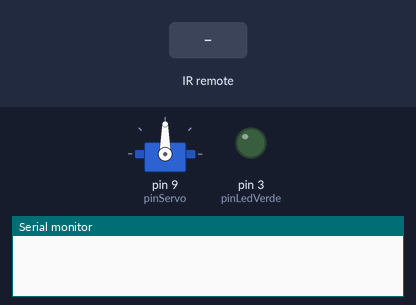
Bench run of a sketch on a simulated Arduino Uno, built with avr-gcc and run on an emulated ATmega328P. Shown: servo, output pins drawn as LEDs (lit = HIGH), the last lines printed to the serial monitor. The test bench sets the inputs (shaded band).

Above: at 2.2 s.
2.3 s: infrared code 0x8020D827 received
At 3.4 s:
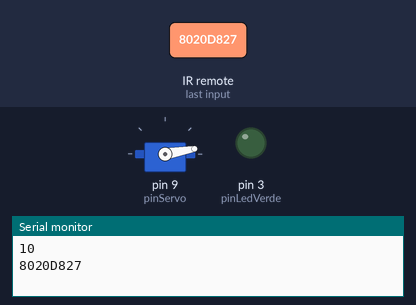
3.8 s: infrared code 0x802000FF received
At 4.5 s:
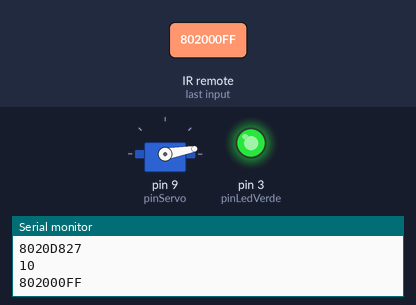
5.3 s: infrared code 0x8020D827 received
At 5.6 s:
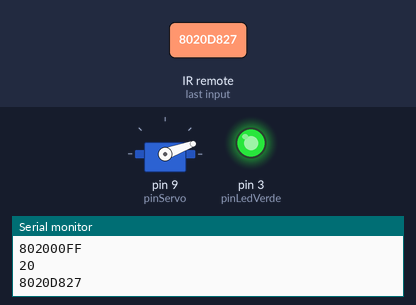
6.8 s: infrared code 0x802000FF received
At 7.9 s:
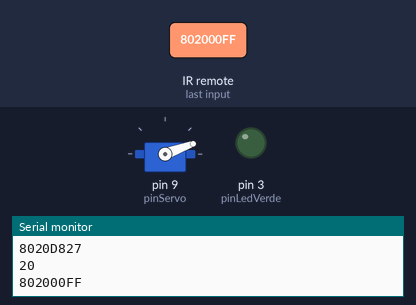
8.3 s: infrared code 0xFFFFFFFF received
At 9.1 s:
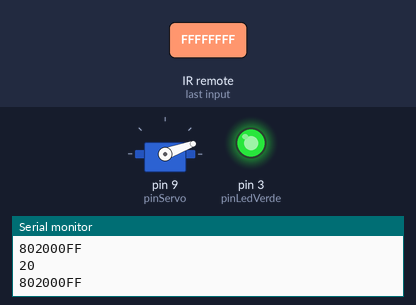
Timing chart, 0 to 10.8 s (numbered marks = the images above; inputs shaded):
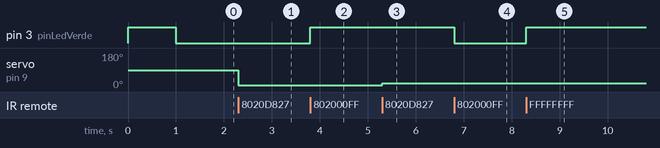

Measured:
- after the input at 2.3 s, servo on pin 9 (pinServo): 90° → 10° at once
- after the input at 3.8 s, pin 3 (pinLedVerde): LOW → HIGH at once
- after the input at 5.3 s, servo on pin 9 (pinServo): 10° → 20° at once
- after the input at 6.8 s, pin 3 (pinLedVerde): HIGH → LOW at once
- after the input at 8.3 s, pin 3 (pinLedVerde): LOW → HIGH at once

The sketch:

ReceptorIR.ino
```cpp
  #include <IRLibDecodeBase.h>
  #include <IRLibSendBase.h>
  #include <IRLib_P01_NEC.h>
  #include <IRLibCombo.h>
  #include <IRLibRecvPCI.h>
  #include <Servo.h>
  bool ledVerde = false;
  const int pinLedVerde=3;
  const int pinServo=9;
  int posicion=0;
  long codigoViejo=0;
  long codigoActual=0;
  #define CODE_REPEAT 0xFFFFFFFF


  IRrecvPCI myReceiver(2); //Create a receiver object to listen on pin 2
  IRdecode myDecoder;   //Create a decoder object
  Servo myservo;

    void setup() {
      myReceiver.enableIRIn(); // Start the receiver
      myservo.attach(pinServo);

      Serial.begin(9600);
      pinMode(pinLedVerde,OUTPUT);
      digitalWrite(pinLedVerde,HIGH);
      delay(1000);
      digitalWrite(pinLedVerde,LOW);
    }

    void loop() {
      if (myReceiver.getResults()) {
        myDecoder.decode();
        codigoActual=myDecoder.value;
        if (codigoActual==CODE_REPEAT)
        {codigoActual=codigoViejo;}
        switch (codigoActual){
          case 0x802000FF:
            ledVerde=digitalRead(pinLedVerde);
            if (ledVerde){
              digitalWrite(pinLedVerde,LOW);}
            else
              {digitalWrite(pinLedVerde,HIGH);}
            delay(500);
          break;

          case 0x8020D827:   //V up
            if (posicion<160)
              {posicion=posicion+10;
              myservo.write(posicion);
              }
          break;

          case 0x802042BD:   //V down
            if (posicion>0)
              {posicion=posicion-10;
              myservo.write(posicion);
              }
          break;}
        Serial.println(posicion);
        Serial.println(codigoActual,HEX);
        codigoViejo=codigoActual;


        myReceiver.enableIRIn();      //Restart receiver
      }
    }


/*
 * 802000FF = on off
 * 8020D827 = V up
 * 802042BD = V down
 * 8020708F = Mute
 */
```
